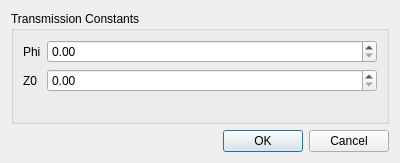
<?xml version="1.0" encoding="UTF-8"?>
<ui version="4.0">
 <class>TransmissionDialog</class>
 <widget class="QDialog" name="TransmissionDialog">
  <property name="geometry">
   <rect>
    <x>0</x>
    <y>0</y>
    <width>400</width>
    <height>163</height>
   </rect>
  </property>
  <property name="windowTitle">
   <string>Dialog</string>
  </property>
  <layout class="QGridLayout" name="gridLayout">
   <item row="1" column="0" colspan="2">
    <widget class="QDialogButtonBox" name="buttonBox">
     <property name="orientation">
      <enum>Qt::Horizontal</enum>
     </property>
     <property name="standardButtons">
      <set>QDialogButtonBox::Cancel|QDialogButtonBox::Ok</set>
     </property>
    </widget>
   </item>
   <item row="0" column="0" colspan="2">
    <widget class="QGroupBox" name="groupBox">
     <property name="title">
      <string>Transmission Constants</string>
     </property>
     <layout class="QFormLayout" name="formLayout">
      <item row="0" column="0">
       <widget class="QLabel" name="label">
        <property name="text">
         <string>Phi</string>
        </property>
       </widget>
      </item>
      <item row="0" column="1">
       <widget class="QScienceSpinBox" name="phi"/>
      </item>
      <item row="1" column="0">
       <widget class="QLabel" name="label_2">
        <property name="text">
         <string>Z0</string>
        </property>
       </widget>
      </item>
      <item row="1" column="1">
       <widget class="QScienceSpinBox" name="Z0"/>
      </item>
     </layout>
    </widget>
   </item>
  </layout>
 </widget>
 <customwidgets>
  <customwidget>
   <class>QScienceSpinBox</class>
   <extends>QDoubleSpinBox</extends>
   <header>qsciencespinbox.h</header>
  </customwidget>
 </customwidgets>
 <resources/>
 <connections>
  <connection>
   <sender>buttonBox</sender>
   <signal>accepted()</signal>
   <receiver>TransmissionDialog</receiver>
   <slot>accept()</slot>
   <hints>
    <hint type="sourcelabel">
     <x>248</x>
     <y>254</y>
    </hint>
    <hint type="destinationlabel">
     <x>157</x>
     <y>274</y>
    </hint>
   </hints>
  </connection>
  <connection>
   <sender>buttonBox</sender>
   <signal>rejected()</signal>
   <receiver>TransmissionDialog</receiver>
   <slot>reject()</slot>
   <hints>
    <hint type="sourcelabel">
     <x>316</x>
     <y>260</y>
    </hint>
    <hint type="destinationlabel">
     <x>286</x>
     <y>274</y>
    </hint>
   </hints>
  </connection>
 </connections>
</ui>
